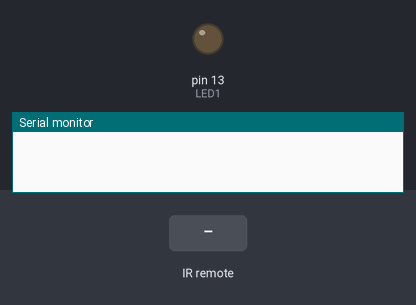
A sketch run on a simulated Arduino Uno, built with avr-gcc and run on an emulated ATmega328P. Parts: output pins drawn as LEDs (lit = HIGH), the last lines printed to the serial monitor. Inputs (shaded band) come from the test bench.

Above: at 1.2 s.
1.3 s: infrared code 0xFF6897 received
At 2.5 s:
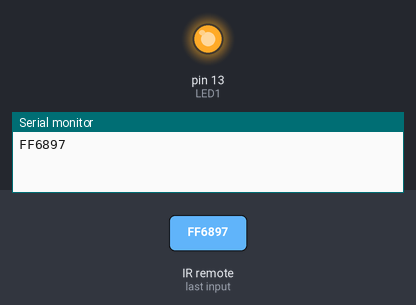
2.8 s: infrared code 0xFF9867 received
At 3.8 s:
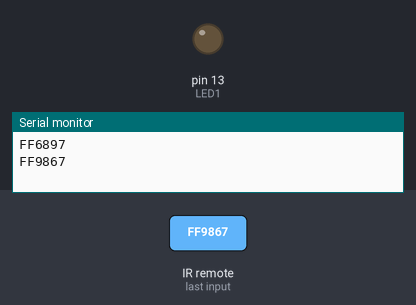
Timing chart, 0 to 5.8 s (numbered marks = the images above; inputs shaded):
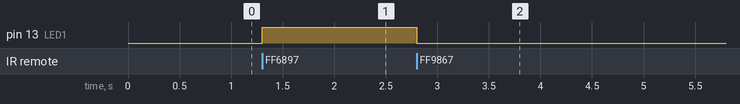

Measured:
- after the input at 1.3 s, pin 13 (LED1): LOW → HIGH at once
- after the input at 2.8 s, pin 13 (LED1): HIGH → LOW at once

The sketch:

ledcontrolbyremote.ino
```cpp
#include <IRremote.h> // thư viện hỗ trợ IR remote

const int receiverPin = 8; // chân digital 8 dùng để đọc tín hiệu
IRrecv irrecv(receiverPin); // tạo đối tượng IRrecv mới
decode_results results;// lưu giữ kết quả giải mã tín hiệu

const int LED1 = 13;

void setup()

{
  Serial.begin(9600);// serial
  irrecv.enableIRIn(); // start the IR receiver

  pinMode(LED1, OUTPUT); //Tất cả các chân LED là OUTPUT
  digitalWrite(LED1, LOW); //Mặc định các đèn LED tắt
}
// translate IR signals
void translateIR()
{
  switch (results.value)
  {
    case 0xFF6897://phim so 1
      digitalWrite(LED1, HIGH);
      break;
    case 0xFF9867://phim so 2
      digitalWrite(LED1, LOW);
      break;
  }
}

void loop()

{
  if (irrecv.decode(&results)) // nếu nhận được tín hiệu
  {
    translateIR();
    Serial.println(results.value, HEX);
    delay(200);
    irrecv.resume(); // nhận giá trị tiếp theo
  }
}
```
